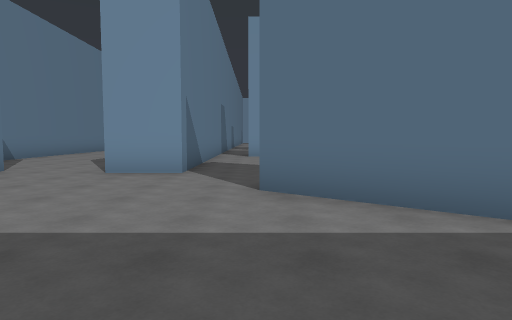
view 1 (above)

24 first-person views from a walk through a 3-D level made in the Unity game engine. The camera is 1.5 m above the floor, tilts 4° down and sees 75° across. The floor is counted in squares, 2 m on a side. Each view is taken from the middle of a square. On the plan, view 1 faces up. The plan holds only what a view shows up to about 11 squares ahead; the rest is blank. The place goes on beyond the plan. The player is left out. Some surface patterns are stand-ins.

view 2
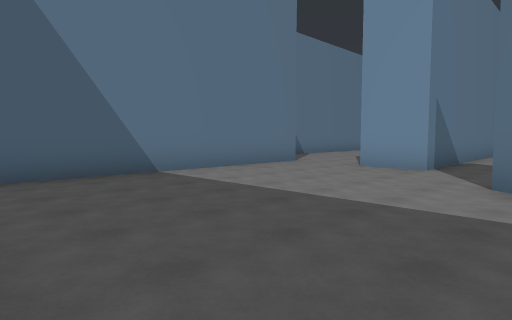

view 3
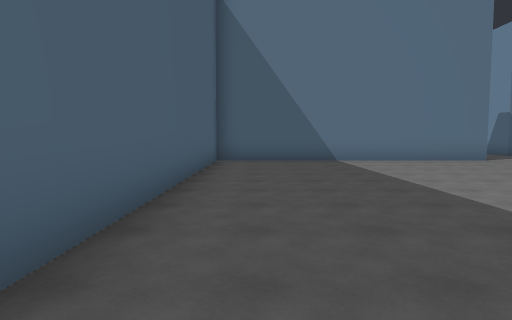

view 4
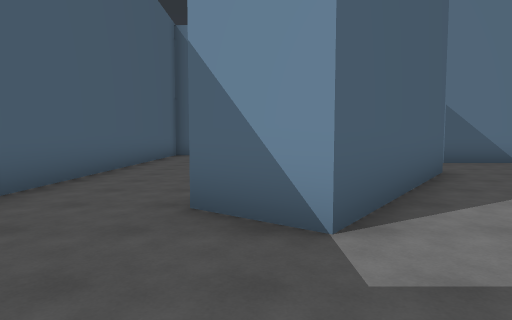

view 5
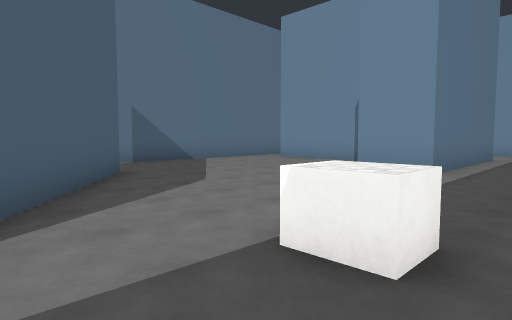

view 6
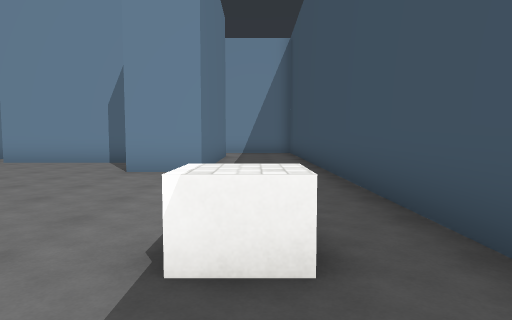

view 7
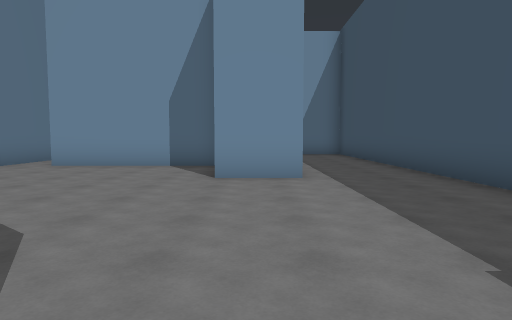

view 8
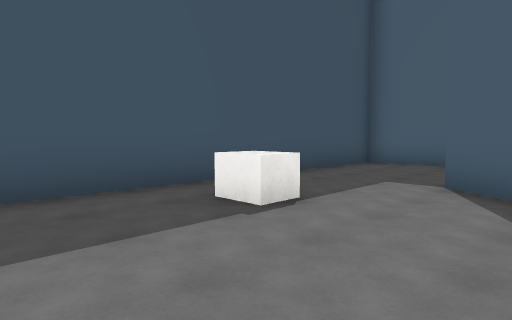

view 9
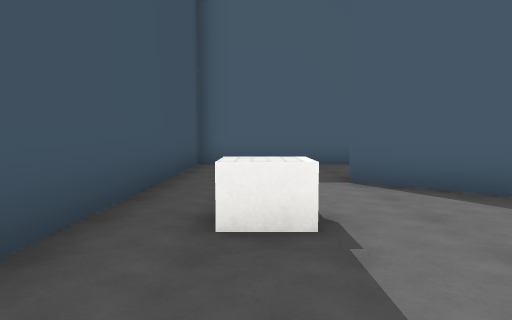

view 10
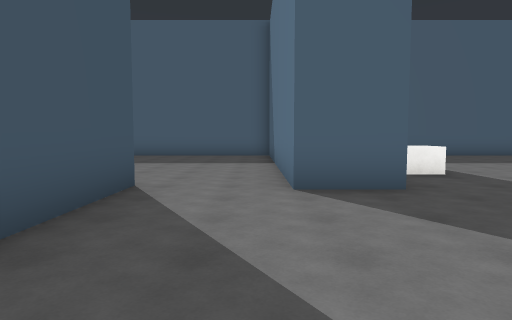

view 11
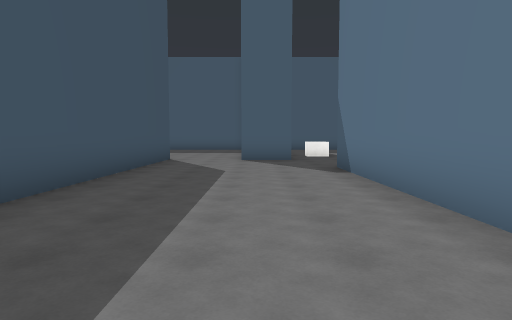

view 12
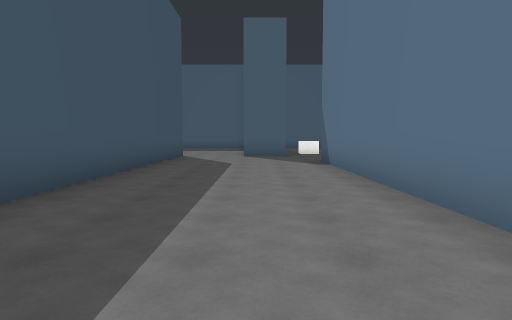

view 13
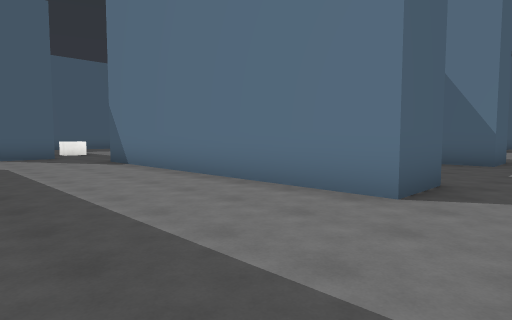

view 14
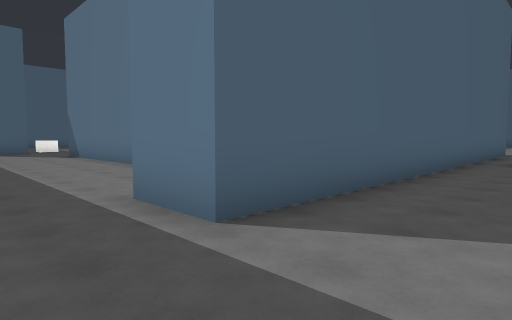

view 15
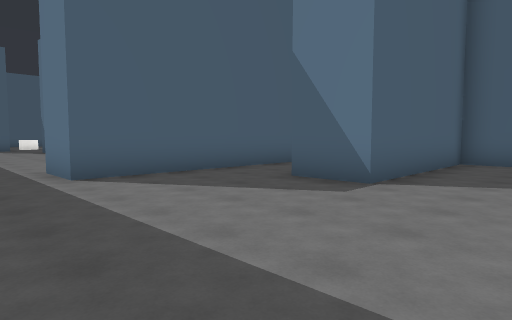

view 16
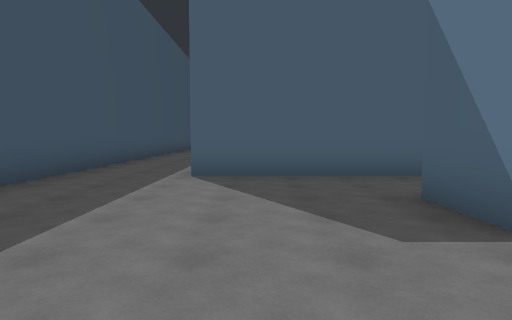

view 17
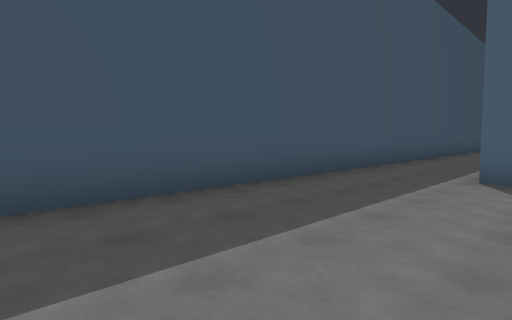

view 18
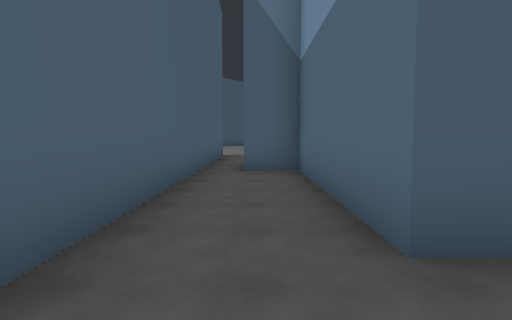

view 19
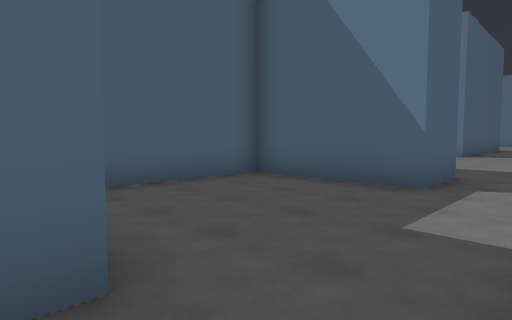

view 20
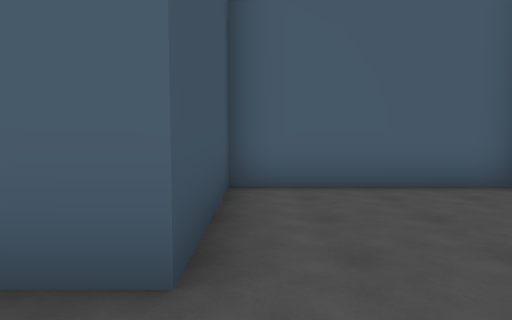

view 21
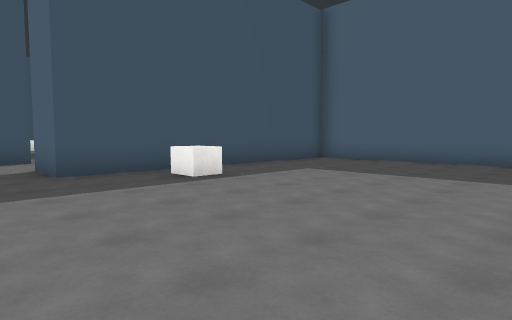

view 22
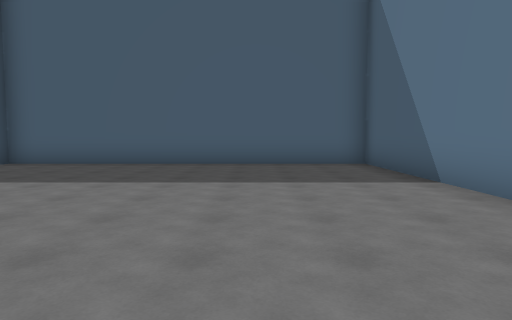

view 23
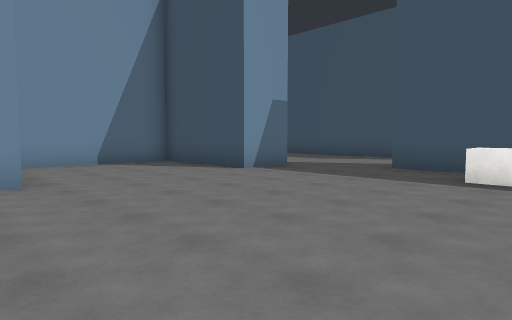

view 24
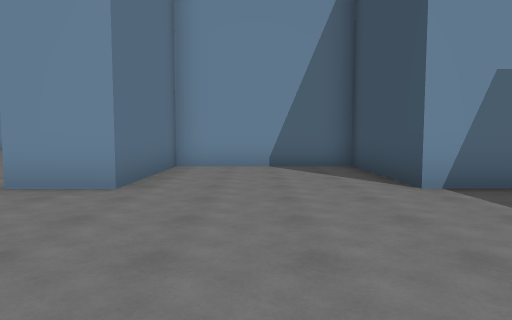

### Floor plan
Ten units are one square. View 1 is at (0, 0); x grows to the right and y downward. Boxes are objects, and circles mark ways between rooms. Rooms are numbered by the first view taken in them; rooms with no view inside come last. Other rooms are left out.
<svg viewBox="-175 -281 266 298">
<path fill="none" stroke="#000" d="M10 -59 55 -26 45 -12M23 -29 0 -47M40 -126 -4 -126M-55 -73 -55 12 86 12 86 -150M-15 -146 -15 -69 -31 -69M59 -157 59 -100 42 -100M-80 -184 -80 -98M-71 -73 -55 -73M-31 -69 -31 -206M-142 -267 -142 -256 -90 -256 -90 -240 -142 -240 -142 -226M-31 -206 -31 -276M-145 -217 -58 -217 -58 -201M-156 -184 -140 -184 -140 -150 -96 -150 -96 -184 -80 -184M-170 -41 -170 12 -71 12 -71 -73M-80 -98 -96 -98 -96 -134 -140 -134 -140 -98 -156 -98"/>
<rect x="65" y="-55" width="10" height="10" fill="#bbb"><title>other object</title></rect>
<rect x="-85" y="-55" width="10" height="10" fill="#bbb"><title>other object</title></rect>
<circle cx="-45" cy="-70" r="3" fill="#2a7"/>
<circle cx="-45" cy="-210" r="3" fill="#2a7"/>
<circle cx="-85" cy="-195" r="3" fill="#2a7"/>
<circle cx="-70" cy="-85" r="3" fill="#2a7"/>
<text x="20" y="-70">1</text>
<text x="-50" y="-140">2</text>
<text x="-80" y="-250">3</text>
<text x="-120" y="-180">4</text>
<text x="-120" y="-50">5</text>
</svg>
Room 1 opens to room 2. Room 2 opens to room 3. Room 2 opens to room 4. Room 2 opens to room 5.

Where each view was taken, in squares from view 1:
view 1: 0 up, 0 right, facing up
view 2: 1 down, 1 right, facing up-left
view 3: 0 up, 5 right, facing left
view 4: 2 up, 8 right, facing left
view 5: 3 up, 8 right, facing up-left
view 6: 3 up, 7 right, facing up
view 7: 4 up, 5 right, facing up
view 8: 8 up, 4 right, facing down-right
view 9: 8 up, 7 right, facing down
view 10: 12 up, 5 left, facing down
view 11: 18 up, 6 left, facing down
view 12: 20 up, 6 left, facing down
view 13: 20 up, 4 left, facing down-left
view 14: 24 up, 4 left, facing down-left
view 15: 28 up, 4 left, facing down-left
view 16: 28 up, 7 left, facing down
view 17: 28 up, 7 left, facing down-right
view 18: 23 up, 7 left, facing left
view 19: 20 up, 9 left, facing down-left
view 20: 20 up, 10 left, facing down
view 21: 9 up, 14 left, facing down-right
view 22: 8 up, 14 left, facing down
view 23: 4 up, 15 left, facing up-right
view 24: 5 up, 12 left, facing up
